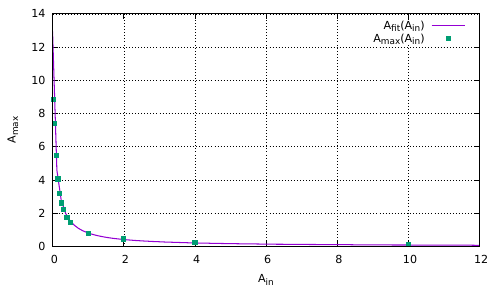

Write the gnuplot code that produced this figure.
reset
#set key outside rmargin
set grid
set xrange [0:12]
set ylabel 'A_{max}'
set term pdf color enhanced
###
set xlabel 'A_{in}'
set output sprintf('plotting-AO-AI.pdf')
f(x)=a/(x+b)
fit f(x) 'maxima-A-out.txt' using ($1):(($3)/($1)) via a,b
plot  f(x) with lines lw 1.5 title 'A_{fit}(A_{in})', 'maxima-A-out.txt' using ($1):(($3)/($1)) title 'A_{max}(A_{in})' with points pt 5 ps 0.5

set term qt
replot

